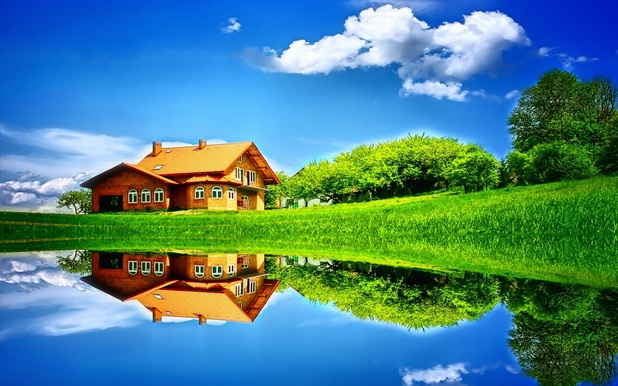
#> input picture BANCO-DE-IMAGENS/img6.jpg, 618 x 386 px, shrunk from 2560 x 1600 before the run
$ jupyter execute --allow-errors Projeto.ipynb
#> lines starting #> are read from the running program, lines starting #| are printed output that depends on the picture; long printed decimals are rounded
[cell 1]
#\title{Compressão de Imagens em JPEG e Grayscale Através da
#Segmentação e da Transformada Discreta do Cosseno de Fourier
#Usando a Média Como Método Estatistico para a Filtragem de Coeficientes}
#\author{Arthur Abrahão Santos Barbosa\\
#        Filipe Samuel da Silva}
#\maketitle

# Compressão de Imagens

O termo Compressão se refere ao processo de reduzir a quantidade de dados requerida para representar uma dada quantidade de informação <cite data-cite = "a1"> </cite>. Uma das características mais comuns de uma imagem é que os pixels vizinhos tem similaridadedes e portanto contém informação redundante<cite data-cite = "a1"> </cite>.

Através de diversas técnicas podemos encontrar e remover informações desnecessárias de uma imagem, diminundo o espaço ocupado em disco ocupado por esta mas mantendo uma qualidade bem próxima da original, com diferenças na maioria das vezes impercepitiveis. A transformada discreta de Fourier e a segmentação  podem ser usadas como ferramentas para se atingir este objetivo.

Há basicamente dois tipos de técnicas de compressão de imagens: Com Perda e Sem Perda. As técnicas sem perda são usadas quando se quer temporariamente reduzir a informação, Enquanto as técnicas com perda são usadas quando se quer permanente reduzir o tamanho de uma imagem. <cite data-cite = "s8"> </cite>

## O Formato JPEG

O termo JPEG é um acrônimo para Joint Photographic Experts Group, um comitê que tem uma longa tradição na criação de padrões de codificação de imagens sem movimento <cite data-cite = "s7"> </cite> .

JPEG  é um formato padrão de compressão  para imagens digitais,  O padrão JPEG apresenta quatro modos de compressão sendo um deles o JPEG com perdas (Lossy JPEG) também conhecido como JPEG-DCT pois utiliza como ferramenta a Transformada do Cosseno Discreta  (Discrete Cosine Transform) para comprimir a imagem <cite data-cite = "s3"> </cite><cite data-cite = "s6"> </cite><cite data-cite = "s2"> </cite>.

## A Transformada do Cosseno Discreta de Fourier (DCT)

A DCT é uma das transformadas discretas de Fourier, ela transforma um sinal do domínio do espaço para o domínio da frequência. Ela ajuda a separar  a imagem em partes (faixas expectrais)  de diferente importâncias em relação a qualidade da imagem<cite data-cite = "s9"> </cite><cite data-cite = "s10"> </cite>. A fórmula da DCT é dada por:

$$ X[k] =  \alpha[k]\sum\limits_{n=0}^{N-1}x[n]cos\left(\frac{k\pi(2n + 1)}{2N}\right) $$

e a fórmula da DCT inversa é dada por:

$$ x[n] =  \sum\limits_{k=0}^{N-1}\alpha[k]X[k]cos\left(\frac{k\pi(2n + 1)}{2N}\right) $$

onde:

$$ \alpha[k] = \frac{1}{\sqrt{N}} \; se \; k = 0 $$
$$\alpha[k] = \sqrt{\frac{2}{N}} \;caso\;contrario$$

Como a imagem é um objeto bidimensional é necessário usar a transformada em duas dimensões do cosseno que é dada por:

$$ F(u,v) =  C(u)C(v)\sum\limits_{m=0}^{N-1}\sum\limits_{n=0}^{N-1}f(m,n) cos\left(\frac{u\pi(2m+1)}{2N}\right) cos\left(\frac{v\pi(2n+1)}{2N}\right)$$

E sua transformada inversa por:

$$ F(m,n) = \sum\limits_{u=0}^{N-1}\sum\limits_{v=0}^{N-1} C(u)C(v)F(u,v) cos\left(\frac{u\pi(2m+1)}{2N}\right) cos\left(\frac{v\pi(2n+1)}{2N}\right)$$

onde:
$$ C(\gamma) = \frac{1}{\sqrt{N}} \; se \; k = 0 $$
$$ C(\gamma) = \sqrt{\frac{2}{N}} \;caso\;contrario$$

<cite data-cite = "a4"> </cite><cite data-cite = "a5"> </cite>

## Usando DCT na Compressão de Imagens JPEG em Grayscale

No projeto a compressão de imagens foi definida de acordo com os seguintes passos:

* Passo 1: Aplica-se  o DCT bidimensional em segmentos 8 por 8 da imagem
* Passo 2: Descobre-se o valor da média da magnitude coeficientes de cada segmento 8 por 8 e se iguala a zero todos os coeficientes que tiverem o módulo menor que a média (este método se chama thresholding).
* Passo 3: Aplica-se o DCT inverso bidimensional em cada segmento 8 por 8 da imagem no domínio da frequência para retorná-la ao domínio do espaço

O DCT apresenta um melhor desempenho que a transformada Discreta de Fourier pois fornece um maior acúmulo dos coeficientes mais significativos da imagem, proporcionando uma melhor capacidade de compressão <cite data-cite = "s11"> </cite>, porém como é um método de compressão com perda ele não permite a recuperação da imagem original (sem nenhum coeficiente igualado a zero).

O projeto trabalha com imagens em Grayscale em vez de RGB ou BGR porque imagens coloridas precisam de três dimensões para ser representadas, pois cada pixel da imagem é representado por três valores, que representam as intensidades das cores vermelha (Red), verde (Green) e azul (Blue). Enquanto as imagens em Grayscale apresentam apenas duas dimensões, pois é necessário apenas a intensidade de cinza para representar cada pixel. É possível trabalhar com a compressão de imagens coloridas com a transformada de fourier, mas o método teria que sofrer uma forte adaptação.

# Setup Inicial

## Bibliotecas Usadas no Projeto

[cell 2]
import numpy as np
import matplotlib.pyplot as plt
#Funções que implementam a transformada discreta do cosseno de fourier
from scipy.fftpack import dct, idct
import cv2 # Biblioteca usada para importar imagens
from math import floor,log10
from IPython.display import Latex
from os import stat,listdir
from os.path import isfile, join

## Funções Auxiliares

O módulo scipy.fftpack fornece funções apenas para transformadas de uma dimensão, a função abaixo converte uma função de transformada discreta de fourier unidimensional para bidimensional.

[cell 3]
def transform2D(img,function):
    return np.transpose(function(np.transpose(function(img,norm = "ortho")),norm = "ortho"))

Função responsável por segmentar uma imagem e aplicar uma função sobre os segmentos de tamanho **size X size** da imagem.

[cell 4]
def segmentation(img,size,function=transform2D,function2 =dct):
    copy = np.zeros(img.shape)

    for i in range(copy.shape[0]//size):
        for j in range(copy.shape[1]//size):
            copy[i*size:(i+1)*size,j*size:(j+1)*size] = function(img[i*size:(i+1)*size,j*size:(j+1)*size],function2)

    return copy

A função abaixo é uma função auxiliar que é utilizada para o melhor entendimento da função **thresholdingPC**. Ela retorna o index que representa **n%** da matriz que representa a imagem quando esta é convertida para um array unidimensional.

[cell 5]
def percent(img,n):
    return floor((img.shape[0]*img.shape[1])*(n/100))

Função responsável por filtrar através do método thresholding de segmentação, a imagem no domínio da frequência. Esta função iguala a zero os valores de frequência que estão abaixo de um certo limiar, que é cálculado através do enésimo valor de maior magnitude da matriz que representa a imagem.

[cell 6]
# [6 lines left out: function thresholdingPC, not called in this run]

Função auxiliar para a função **thresholdingMean**. Ela recebe um segmento de uma imagem  **img** que já passou pela tranformada de fourier, e baseado no critério dado pela função **function** calcula o limiar (threshold) para filtrar os coeficientes redundantes e igualá-los a zero.

[cell 7]
def filterImg(img,function):
    imgCopy = img.copy();
    threshold = function(np.abs(imgCopy))
    #print(threshold)
    imgCopy[abs(imgCopy) < threshold ] = 0
    return imgCopy

Função que filtra os segmentos da imagem, aplicando a média dos valores da matriz  de tamanho  **size X size**  como método estatistico para cálcular o limiar (threshold)

[cell 8]
def thresholdingMean(img,size):
    imgCopy = img.copy()
    imgCopy = segmentation(imgCopy,size,filterImg,np.mean)
    return imgCopy;

Função que é um compilado das funções acima. Ela basicamente recebe uma imagem JPEG e algumas informações adicionais e executa a compressão desta. O passo a passo de como ela funciona será explicado com mais detalhes futuramente.

[cell 9]
def compress(img, thresholding = thresholdingMean,argThres = 8, seg = 8, save = False, path = "imgCMP.jpg"):
    compImg = img.copy()
    compImg = segmentation(compImg,seg)
    compImg = thresholding(compImg,argThres)
    compImg = segmentation(compImg,seg,function2 = idct)
    if(save):
        cv2.imwrite(path,compImg)
    return compImg

Função que retorna a razão de compressão (Compressio Ratio)  de uma imagem

[cell 10]
def CR(pathOrig, pathCmp):
    result = stat(pathOrig).st_size/stat(pathCmp).st_size
    return result

Função que cálcula a Raiz do Erro Quadrático Médio (Root Mean Square Error).

[cell 11]
def RMSE(original, compressed):
    result = 0
    M = original.shape[0]
    N = original.shape[1]

    for i in range(M):
        for j in range(N):
            result += (compressed[i][j] - original[i][j])**2
    #print(result)
    return (result/(M*N))**(1/2)

Função que Cálcula a Relação Sinal-Ruído de Pico (Peak Signal Noise Ratio).

[cell 12]
def PSNR(original,compressed):
    result = 20*log10(255/RMSE(original,compressed))
    return result

# Compressão de Imagens Na Prática

Primeiro é necessário importar imagem e salvar em uma variável em python.

[cell 13]
path = "../BANCO-DE-IMAGENS/img6.jpg"
imgBGR = cv2.imread(path)
#> imgBGR is the input picture: shape (386, 618, 3); mean B, G, R 135.1, 131.6, 75.8

[cell 14]
#Imagem é convertida de BGR para RGB para poder  ser mostrada
imgRGB = cv2.cvtColor(imgBGR,cv2.COLOR_BGR2RGB)
plt.imshow(imgRGB)
#> (this line was passed over: IPython is not available in this run)
cv2.imwrite("generated-files/imgBGR.jpg",imgBGR)
#> Out = True

Converte-se a imagem para Grayscale Para que o método de compressão funcione.

[cell 15]
imgGRAY = cv2.cvtColor(imgBGR,cv2.COLOR_BGR2GRAY)
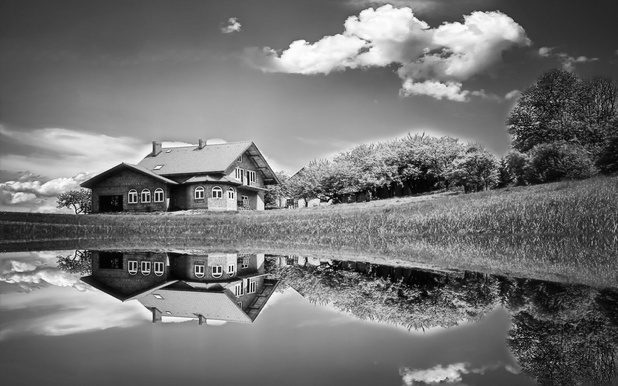
#> imgGRAY: shape (386, 618); min 1, max 255, mean 115.3
plt.imshow(imgGRAY,cmap = "gray")
#> (this line was passed over: IPython is not available in this run)

A imagem é salva para comparações futuras.

[cell 16]
cv2.imwrite("generated-files/imgGRAY.jpg",imgGRAY)
#> Out = True

Aplica-se a **Transformada Discreta do Cosseno de Fourier** em segmentos 8 por 8 da imagem. (Tamanho do segmento escolhido com base no padrão JPEG)

[cell 17]
imgCMP = segmentation(imgGRAY,8,transform2D,dct)
#> after the loop in segmentation, `for i in range(copy.shape[0]//size):`:
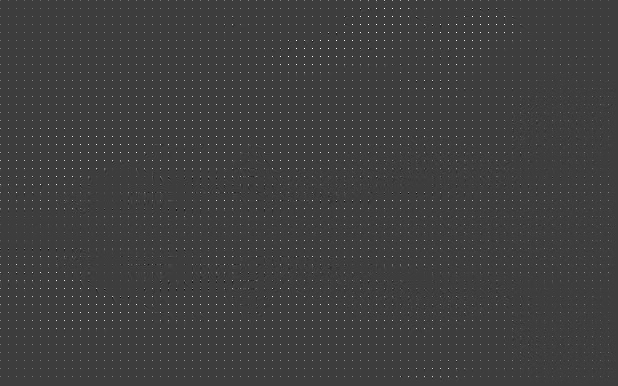
#> copy: shape (386, 618) float64; min -638.7, max 1991.8, mean 14.3; drawn with min black and max white
plt.imshow(imgCMP)
#> (this line was passed over: IPython is not available in this run)

Aplica-se um filtro na imagem para eliminar os coeficientes de menor relevância, usando a **média** como método estatístico para cálcular o limiar.

[cell 18]
imgCMP = thresholdingMean(imgCMP,8)
#> the loop in segmentation (call 2), `for i in range(copy.shape[0]//size):` made 48 passes
plt.imshow(imgCMP)
#> (this line was passed over: IPython is not available in this run)

Aplica-se a **Tranformada Discreta do Coseno de Fourier Inversa** sobre segmentos de tamanho 8 por 8 da imagem para se recuperar a imagem original

[cell 19]
imgCMP = segmentation(imgCMP,8,function2 = idct)
#> call 3 of segmentation, with size = 8
#> after the loop in segmentation (call 3), `for i in range(copy.shape[0]//size):`:
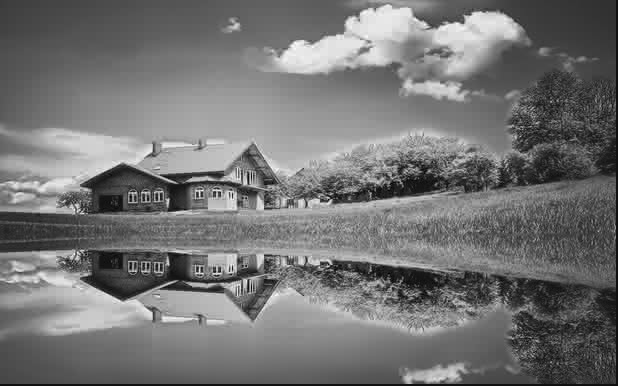
#> copy: shape (386, 618) float64; min -19.69, max 275.3, mean 114.8; drawn with min black and max white
plt.imshow(imgCMP, cmap = "gray")
#> (this line was passed over: IPython is not available in this run)

Salva-se a imagem comprimida para comparações futuras.

[cell 20]
cv2.imwrite('generated-files/imgCMP.jpg',imgCMP)
#> Out = True

O Mesmo resultado poderia ser obtido através da função **compress** que unifica todos os passos acima

[cell 21]
test = compress(imgGRAY,thresholding = thresholdingMean, argThres = 8,save = True)
plt.imshow(test, cmap = "gray")
#> (this line was passed over: IPython is not available in this run)

## Comparações entre  a Imagem Comprimida e a Imagem Original

A imagem original (em Grayscale) ocupa 1.1 MB de espaço em disco (1,131,392 bytes). Enquanto a imagem comprimida ocupa 698.0 kB (697,977 bytes).

A razão de compressão de uma imagem pode ser obitida através da seguinte fórmula:

$$C = \frac{n_o}{n_c}$$

onde:

* C = Taxa de Compressão da imagem
* $n_c$ = número de bytes (ou bits) da imagem comprimida
* $n_o$ = número de bytes (ou bits) da imagem original

<cite data-cite = "a1"> </cite>

Para o caso acima a taxa de compressão será dada por:

$$C = \frac{1,131,392 bytes}{697,977 bytes} = 1.620958857$$

A razão de compressão da imagem foi de aproximadamente de 1.6 : 1, o que é um valor significativo para apenas uma imagem, mas caso precissassemos armazenar milhares de imagens  essa diferença se acumularia fazendo a quantidade de espaço salvo ser muito maior.

A diferença de qualidade entres as duas imagens é quase imperceptível a olho nu, porém para melhor análise será cálculado o PSNR das duas imagens.

PSNR (Peak Signal to Noise Ratio) se refere a razão entre a potência máxima de um sinal e a potência do ruído que afeta fidelidade da representação de um sinal. Ele é um dos métodos mais comumente usado como medida de qualidade da imagem resconstruída <cite data-cite = "a1"> </cite>. Quanto maior for o PSNR melhor a imagem foi reconstruida.<cite data-cite = "s12"> </cite>

A fórmula de Peak Signal to Noise Ratio é dada por:

$$PSNR = 20log_{10} \left(\frac{MAX_f}{RMSE}\right)$$

onde:

* $MAX_f$: O valor máximo que o sinal pode atingir na imagem original, que no nosso caso será igual a 255.

* $RMSE =  \sqrt{\frac{1}{M*N}\sum\limits_{i=0}^{M-1}\sum\limits_{j=0}^{N-1}(g(i,j) - f(i,j))^2}$

sendo que:

* $M$ e $N$ são as dimensões da imagem
* $g(i,j)$ é a imagem original
* $f(i,j)$ é a imagem reconstruida

<cite data-cite = "s12"> </cite>

O PSNR das imagens é dado por:

[cell 22]
print(PSNR(imgGRAY, imgCMP), "db")
#| 27.270 db

Os valores típicos para imagens comprimidas com perda estão geralmente entre 30 e 50db. logo 33.36 db de PSNR é um valor considerado típico.

# Experimentos

## Análise do Desempenho do Algoritmo de Compressão para Imagens Grandes

Como a imagem usada no exemplo anterior é muito pequena (em relação ao espaço ocupado em disco), a taxa de compressão desta foi muito baixa, porém imagens maiores e de melhor qualidade tem a tendência de obter uma maior taxa de compressão, para provar isso será executado um teste que comparará as estatistica de compressão de imagens de tamanho significativamente maior do que a usada anteriormente.

O Banco de imagens que será usado será foi tirado do álbum  Black & White Mono  do fotógrafo Chris Combe <cite data-cite = "s13"> </cite>. Estas fotos estão sobre a licensa <a href = "https://creativecommons.org/licenses/by/2.0/legalcode">Creative Commons</a>. Será feito uma análise da taxa de Compressão e do PSNR destas imagens.

Primeiramente, cria-se uma lista com o nome de todas as imagens JPEG que estão no diretório.

[cell 23]
path = "../BANCO-DE-IMAGENS/Chris-Combe/mono"
files = [f for f in listdir(path) if isfile(join(path,f))]

Salva-se todas as imagens em um array.

[cell 24]
images = []
N = 5 # Número de imagens que serão processadas
# Quanto maior o valor de N maior o tempo de execução do programa
# Dependendo do Valor de N o Programa pode Crashar
# 5 imagens demoram em torno de 30 segundos a um minuto dependendo do computador
for file in files[0:N]:
    images.append(cv2.imread(join(path,file)))
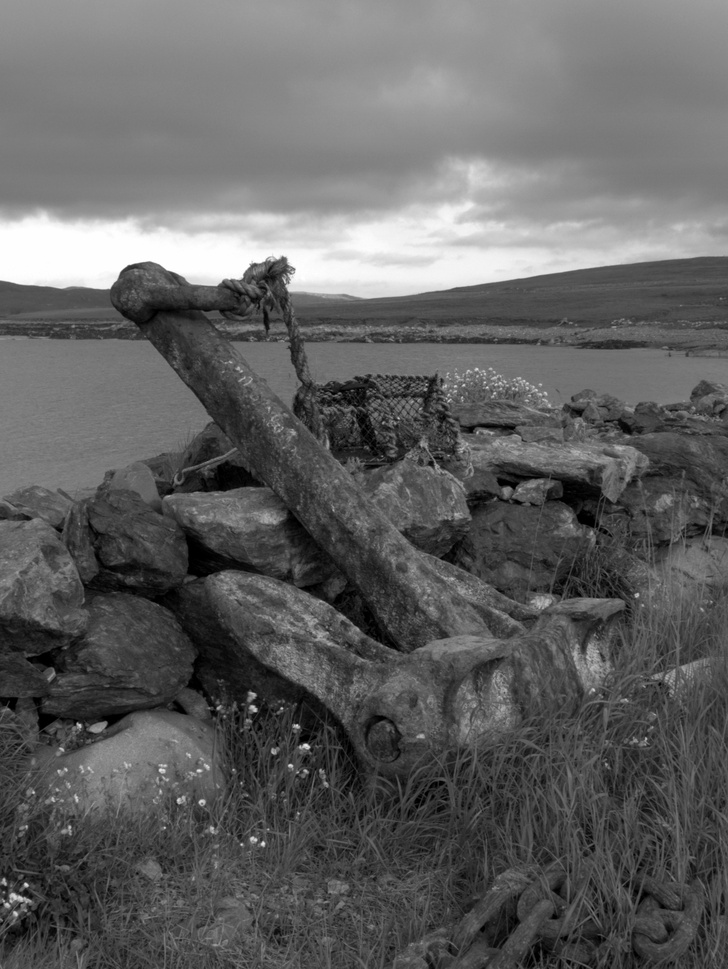
#> input picture BANCO-DE-IMAGENS/Chris-Combe/mono/anchor-bw.jpg, 728 x 969 px, shrunk from 3016 x 4016 before the run
    print(join(path,file))
print("Done")

Converte-se as imagens para Grayscale

[cell 25]
for i in range(len(images)):
    images[i] = cv2.cvtColor(images[i],cv2.COLOR_BGR2GRAY)
    print(join(path,'grayscale',files[i]))
    cv2.imwrite(join(path,'grayscale',files[i]),images[i])
#> this loop made 3 passes
#| ../BANCO-DE-IMAGENS/Chris-Combe/mono/grayscale/anchor-bw.jpg
#| ../BANCO-DE-IMAGENS/Chris-Combe/mono/grayscale/blackpool-pier-seats.jpg
#| ../BANCO-DE-IMAGENS/Chris-Combe/mono/grayscale/bridges-of-berwick.jpg
#> pass 2, `cv2.imwrite(join(path,'grayscale',files[i]),images[i])`:
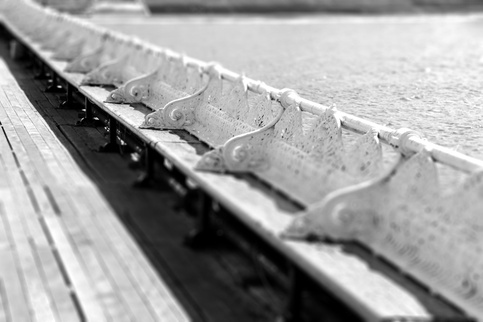
#> saved as blackpool-pier-seats.jpg: shape (322, 483); min 0, max 255, mean 158.3
print("Done")

Aplica-se o algoritmo de compressão nas imagens

[cell 26]
imagesCMP = []

for i in range(len(images)):
    imagesCMP.append(compress(images[i],save = True, path = join(path,'compressed',files[i])))
    print(join(path,'compressed',files[i]))
#> this loop made 3 passes
#| ../BANCO-DE-IMAGENS/Chris-Combe/mono/compressed/anchor-bw.jpg
#| ../BANCO-DE-IMAGENS/Chris-Combe/mono/compressed/blackpool-pier-seats.jpg
#| ../BANCO-DE-IMAGENS/Chris-Combe/mono/compressed/bridges-of-berwick.jpg
#> pass 1, in compress (call 2), `compImg = segmentation(compImg,seg)`:
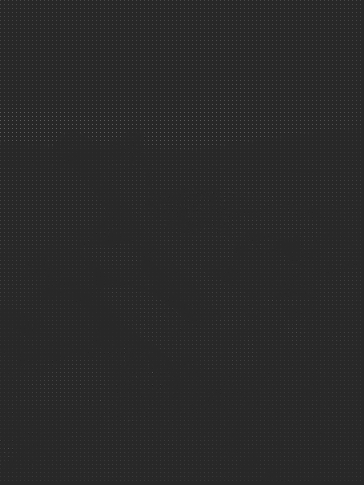
#> compImg: shape (969, 728) float64 (shown at 1/2 size); min -385.4, max 2032, mean 12.2; drawn with min black and max white
#> pass 1, in compress (call 2), `compImg = segmentation(compImg,seg,function2 = idct)`:
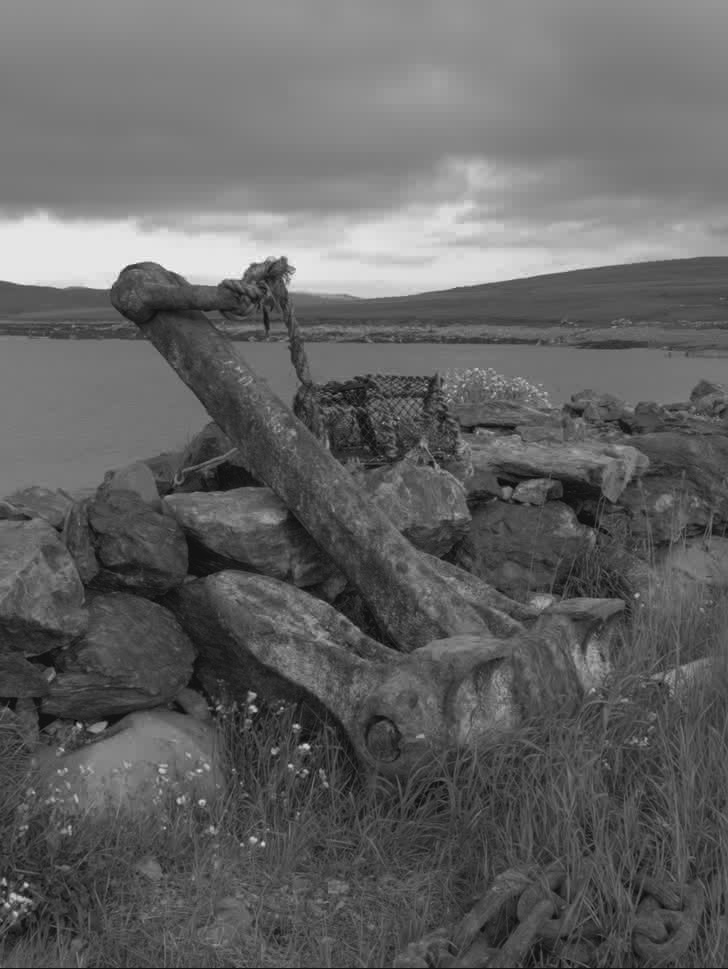
#> compImg: shape (969, 728) float64; min -23.46, max 284.8, mean 97.4; drawn with min black and max white
print("Done")

Compara-se os resultados de compressão de cada imagem.

[cell 27]
#Cria uma string com um número n de espaços
def space(n):
    string =""
    for i in range(n):
        string += " "
    return string


crs =[]
rmses =[]
psnrs = []

#Imprime as estatisticas de compressão das imagens
print("----------------------------------------------------------------------")
print("IMAGEM                                 CR      RMSE     PSNR")
print()
#> (the rest of this cell did not finish here and is left out)

Analisa-se as Estatisticas obtidas

[cell 28]
print("------------------------------")
print(space(10),"Média")
print("------------------------------")
print("CR       RMSE     PSNR")
print()
print(round(np.mean(crs),2),space(3),round(np.mean(rmses),2),space(3),round(np.mean(psnrs),2))
print("-------------------------------")


print("------------------------------")
print(space(10),"Mediana")
print("------------------------------")
print("CR       RMSE     PSNR")
print()
print(round(np.median(crs),2),space(3),round(np.median(rmses),2),space(3),round(np.median(psnrs),2))
print("-------------------------------")

print("------------------------------")
print(space(3),"Desvio Padrão Amostral")
print("------------------------------")
print("CR       RMSE     PSNR")
print()
print(round(np.std(crs,ddof=1),2),space(3),round(np.std(rmses,ddof=1),2),space(3),round(np.std(psnrs,ddof=1),2))
print("-------------------------------")

As medidas de tendência central apresentaram uma taxa de compressão bem próxima de 2:1, e PSNR em torno de 32, mostrando que as imagens grandes sofreram uma diminuição significante em seu tamanho e mantiveram uma qualidade considerável, porém as medidas de desvio padrão deram valores consideravelmente altos. A partir disto conclui-se que dependendo das propriedades da imagem (quantidade de coeficientes redundantes após a aplicação da transformada) pode-se obter uma razão de compressão baixa e que imagens maiores com melhor qualidade tendem a obter um melhor CR (Compression Rate).

## Limite de Compressão de uma Imagem

Anteriormente Foi usado o método estatistico da média como limiar para filtrar as frequências com menor importância na qualidade visual da imagem, o que foi um método relativamente "seguro" pois foi possível obter uma taxa de compressão considerável mantendo a qualidade da imagem bem próxima da original.

Porém é Possível ir mais além e reduzir a imagem até um por cento dos coeficientes da transformada de Fourier. Mas a partir de quantos por cento de redução a imagem continua com uma qualidade aceitável? Para responder a seguinte pergunta executaremos alguns testes.

[cell 29]
img = cv2.imread(join(path,"the-old-merc.jpg"))
#> (the rest of this cell did not finish here and is left out)

[cell 30]
imgsCMP = []
#> (the rest of this cell did not finish here and is left out)

#> (a cell that did not finish here is left out)


Surpreendentemente a Imagem que tinha originalmente 6.1 MB manteve uma qualidade considerável mantendo apenas 2% dos coeficientes após a aplicação da transformada, tendo seu tamanho comprimido para 424.3 kB, tendo uma razão de compressão de  14:1, A imagem só começou a distorcer quanto apenas 1% dos coeficientes foram mantidos.

Verificando o valor de PSNR da imagem temos:

#> (a cell that did not finish here is left out)

O valor de 28.48 db é abaixo do ideal mas se escolhermos a imagem com 3% dos coeficientes temos:

#> (a cell that did not finish here is left out)

Que é um valor aceitável para o método de compressão usado neste projeto. Neste caso o tamanho da imagem  é 659.9 kB e sua razão de compressão é dada por:

#> (a cell that did not finish here is left out)
